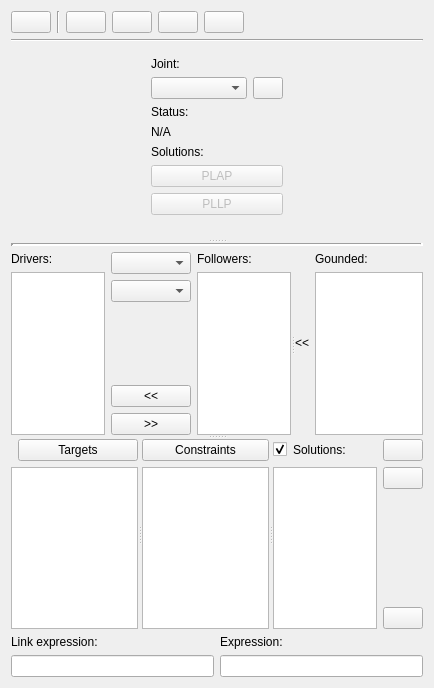
<?xml version="1.0" encoding="UTF-8"?>
<ui version="4.0">
 <class>Form</class>
 <widget class="QWidget" name="Form">
  <property name="geometry">
   <rect>
    <x>0</x>
    <y>0</y>
    <width>434</width>
    <height>688</height>
   </rect>
  </property>
  <property name="windowTitle">
   <string>Form</string>
  </property>
  <property name="windowIcon">
   <iconset resource="../../../icons.qrc">
    <normaloff>:/icons/ti.png</normaloff>:/icons/ti.png</iconset>
  </property>
  <layout class="QVBoxLayout" name="verticalLayout_12">
   <item>
    <layout class="QHBoxLayout" name="horizontalLayout_4">
     <item>
      <widget class="QPushButton" name="add_collection_button">
       <property name="statusTip">
        <string>Turn this structure diagram back to structure collections.</string>
       </property>
       <property name="icon">
        <iconset resource="../../../icons.qrc">
         <normaloff>:/icons/structure.png</normaloff>:/icons/structure.png</iconset>
       </property>
      </widget>
     </item>
     <item>
      <widget class="Line" name="line_5">
       <property name="orientation">
        <enum>Qt::Vertical</enum>
       </property>
      </widget>
     </item>
     <item>
      <widget class="QPushButton" name="load_button">
       <property name="statusTip">
        <string>Triangular iteration data and common structure data collections.</string>
       </property>
       <property name="icon">
        <iconset resource="../../../icons.qrc">
         <normaloff>:/icons/collections.png</normaloff>:/icons/collections.png</iconset>
       </property>
      </widget>
     </item>
     <item>
      <widget class="QPushButton" name="clear_button">
       <property name="statusTip">
        <string>Create a new iteration profile.</string>
       </property>
       <property name="icon">
        <iconset resource="../../../icons.qrc">
         <normaloff>:/icons/clean.png</normaloff>:/icons/clean.png</iconset>
       </property>
      </widget>
     </item>
     <item>
      <widget class="QPushButton" name="save_button">
       <property name="statusTip">
        <string>Save this iteration profile to data collections.</string>
       </property>
       <property name="icon">
        <iconset resource="../../../icons.qrc">
         <normaloff>:/icons/save_file.png</normaloff>:/icons/save_file.png</iconset>
       </property>
      </widget>
     </item>
     <item>
      <widget class="QPushButton" name="clipboard_button">
       <property name="statusTip">
        <string>Save this iteration profile to clipboard as a string.</string>
       </property>
       <property name="icon">
        <iconset resource="../../../icons.qrc">
         <normaloff>:/icons/copy.png</normaloff>:/icons/copy.png</iconset>
       </property>
      </widget>
     </item>
     <item>
      <spacer name="horizontalSpacer">
       <property name="orientation">
        <enum>Qt::Horizontal</enum>
       </property>
       <property name="sizeHint" stdset="0">
        <size>
         <width>40</width>
         <height>20</height>
        </size>
       </property>
      </spacer>
     </item>
    </layout>
   </item>
   <item>
    <widget class="Line" name="line">
     <property name="orientation">
      <enum>Qt::Horizontal</enum>
     </property>
    </widget>
   </item>
   <item>
    <widget class="QSplitter" name="splitter">
     <property name="orientation">
      <enum>Qt::Vertical</enum>
     </property>
     <widget class="QWidget" name="horizontalLayoutWidget">
      <layout class="QHBoxLayout" name="main_layout">
       <property name="spacing">
        <number>0</number>
       </property>
       <item>
        <widget class="QWidget" name="joint_panel" native="true">
         <property name="maximumSize">
          <size>
           <width>150</width>
           <height>16777215</height>
          </size>
         </property>
         <layout class="QVBoxLayout" name="verticalLayout_6">
          <item>
           <widget class="QLabel" name="joint_name_label">
            <property name="text">
             <string>Joint:</string>
            </property>
           </widget>
          </item>
          <item>
           <layout class="QHBoxLayout" name="horizontalLayout_5">
            <item>
             <widget class="QComboBox" name="joint_name">
              <property name="statusTip">
               <string>Choose a joint tag to see it's status.</string>
              </property>
             </widget>
            </item>
            <item>
             <widget class="QPushButton" name="add_customization">
              <property name="maximumSize">
               <size>
                <width>30</width>
                <height>16777215</height>
               </size>
              </property>
              <property name="statusTip">
               <string>Customize joints and multiple joints option interface.</string>
              </property>
              <property name="icon">
               <iconset resource="../../../icons.qrc">
                <normaloff>:/icons/properties.png</normaloff>:/icons/properties.png</iconset>
              </property>
             </widget>
            </item>
           </layout>
          </item>
          <item>
           <widget class="QLabel" name="status_show_label">
            <property name="text">
             <string>Status:</string>
            </property>
           </widget>
          </item>
          <item>
           <widget class="QLabel" name="status_show">
            <property name="statusTip">
             <string>Each joint should have a solution to find out it's position.</string>
            </property>
            <property name="text">
             <string>N/A</string>
            </property>
           </widget>
          </item>
          <item>
           <widget class="QLabel" name="solution_label">
            <property name="text">
             <string>Solutions:</string>
            </property>
           </widget>
          </item>
          <item>
           <widget class="QPushButton" name="PLAP_solution">
            <property name="enabled">
             <bool>false</bool>
            </property>
            <property name="text">
             <string>PLAP</string>
            </property>
           </widget>
          </item>
          <item>
           <widget class="QPushButton" name="PLLP_solution">
            <property name="enabled">
             <bool>false</bool>
            </property>
            <property name="text">
             <string>PLLP</string>
            </property>
           </widget>
          </item>
          <item>
           <spacer name="verticalSpacer">
            <property name="orientation">
             <enum>Qt::Vertical</enum>
            </property>
            <property name="sizeHint" stdset="0">
             <size>
              <width>20</width>
              <height>40</height>
             </size>
            </property>
           </spacer>
          </item>
         </layout>
        </widget>
       </item>
      </layout>
     </widget>
     <widget class="QWidget" name="verticalLayoutWidget_2">
      <layout class="QVBoxLayout" name="verticalLayout_7">
       <item>
        <widget class="Line" name="line_3">
         <property name="lineWidth">
          <number>3</number>
         </property>
         <property name="orientation">
          <enum>Qt::Horizontal</enum>
         </property>
        </widget>
       </item>
       <item>
        <widget class="QSplitter" name="splitter_4">
         <property name="orientation">
          <enum>Qt::Vertical</enum>
         </property>
         <widget class="QSplitter" name="splitter_3">
          <property name="orientation">
           <enum>Qt::Horizontal</enum>
          </property>
          <widget class="QWidget" name="layoutWidget">
           <layout class="QHBoxLayout" name="horizontalLayout">
            <item>
             <layout class="QVBoxLayout" name="verticalLayout_2">
              <item>
               <widget class="QLabel" name="driver_label">
                <property name="text">
                 <string>Drivers:</string>
                </property>
               </widget>
              </item>
              <item>
               <widget class="QListWidget" name="driver_list">
                <property name="statusTip">
                 <string>These joints will setup an revolute input. The number of them as same as DOF.</string>
                </property>
               </widget>
              </item>
             </layout>
            </item>
            <item>
             <layout class="QVBoxLayout" name="verticalLayout_11">
              <item>
               <widget class="QComboBox" name="driver_base"/>
              </item>
              <item>
               <widget class="QComboBox" name="driver_rotator"/>
              </item>
              <item>
               <spacer name="verticalSpacer_3">
                <property name="orientation">
                 <enum>Qt::Vertical</enum>
                </property>
                <property name="sizeHint" stdset="0">
                 <size>
                  <width>20</width>
                  <height>40</height>
                 </size>
                </property>
               </spacer>
              </item>
              <item>
               <widget class="QPushButton" name="driver_add">
                <property name="text">
                 <string>&lt;&lt;</string>
                </property>
               </widget>
              </item>
              <item>
               <widget class="QPushButton" name="follower_add">
                <property name="text">
                 <string>&gt;&gt;</string>
                </property>
               </widget>
              </item>
             </layout>
            </item>
            <item>
             <layout class="QVBoxLayout" name="verticalLayout_4">
              <item>
               <widget class="QLabel" name="follower_label">
                <property name="text">
                 <string>Followers:</string>
                </property>
               </widget>
              </item>
              <item>
               <widget class="QListWidget" name="follower_list">
                <property name="statusTip">
                 <string>These joints are on the grounded link, the position of them will generate. So they are don't need to have a solution.</string>
                </property>
               </widget>
              </item>
             </layout>
            </item>
           </layout>
          </widget>
          <widget class="QWidget" name="layoutWidget">
           <layout class="QHBoxLayout" name="horizontalLayout_2">
            <item>
             <widget class="QLabel" name="label">
              <property name="text">
               <string>&lt;&lt;</string>
              </property>
             </widget>
            </item>
            <item>
             <layout class="QVBoxLayout" name="verticalLayout_15">
              <item>
               <widget class="QLabel" name="grounded_label">
                <property name="text">
                 <string>Gounded:</string>
                </property>
               </widget>
              </item>
              <item>
               <widget class="QListWidget" name="grounded_list">
                <property name="statusTip">
                 <string>Set a link as the ground. Existing solutions will be reset.</string>
                </property>
               </widget>
              </item>
             </layout>
            </item>
           </layout>
          </widget>
         </widget>
         <widget class="QSplitter" name="splitter_2">
          <property name="orientation">
           <enum>Qt::Horizontal</enum>
          </property>
          <widget class="QWidget" name="layoutWidget">
           <layout class="QVBoxLayout" name="verticalLayout_3">
            <item>
             <layout class="QHBoxLayout" name="horizontalLayout_7">
              <property name="spacing">
               <number>0</number>
              </property>
              <item>
               <widget class="QLabel" name="target_label">
                <property name="sizePolicy">
                 <sizepolicy hsizetype="Fixed" vsizetype="Preferred">
                  <horstretch>0</horstretch>
                  <verstretch>0</verstretch>
                 </sizepolicy>
                </property>
               </widget>
              </item>
              <item>
               <widget class="QPushButton" name="target_button">
                <property name="text">
                 <string>Targets</string>
                </property>
               </widget>
              </item>
             </layout>
            </item>
            <item>
             <widget class="QListWidget" name="target_list">
              <property name="statusTip">
               <string>Target points will match as the target path of dimensional synthesis.</string>
              </property>
             </widget>
            </item>
           </layout>
          </widget>
          <widget class="QWidget" name="layoutWidget">
           <layout class="QVBoxLayout" name="verticalLayout_5">
            <item>
             <widget class="QPushButton" name="constraints_button">
              <property name="text">
               <string>Constraints</string>
              </property>
             </widget>
            </item>
            <item>
             <widget class="QListWidget" name="constraint_list">
              <property name="statusTip">
               <string>Four bar loop to apply Gruebler's Equation.</string>
              </property>
             </widget>
            </item>
           </layout>
          </widget>
          <widget class="QWidget" name="layoutWidget">
           <layout class="QVBoxLayout" name="verticalLayout_10">
            <item>
             <layout class="QHBoxLayout" name="horizontalLayout_6">
              <item>
               <widget class="QCheckBox" name="show_solutions">
                <property name="sizePolicy">
                 <sizepolicy hsizetype="Fixed" vsizetype="Fixed">
                  <horstretch>0</horstretch>
                  <verstretch>0</verstretch>
                 </sizepolicy>
                </property>
                <property name="statusTip">
                 <string>Show triangle sketch on preview window.</string>
                </property>
                <property name="checked">
                 <bool>true</bool>
                </property>
               </widget>
              </item>
              <item>
               <widget class="QLabel" name="expression_list_label">
                <property name="text">
                 <string>Solutions:</string>
                </property>
               </widget>
              </item>
              <item>
               <spacer name="horizontalSpacer_2">
                <property name="orientation">
                 <enum>Qt::Horizontal</enum>
                </property>
                <property name="sizeHint" stdset="0">
                 <size>
                  <width>40</width>
                  <height>20</height>
                 </size>
                </property>
               </spacer>
              </item>
              <item>
               <widget class="QPushButton" name="expression_auto">
                <property name="statusTip">
                 <string>Auto configure solutions.</string>
                </property>
                <property name="icon">
                 <iconset resource="../../../icons.qrc">
                  <normaloff>:/icons/guide.png</normaloff>:/icons/guide.png</iconset>
                </property>
               </widget>
              </item>
             </layout>
            </item>
            <item>
             <layout class="QHBoxLayout" name="horizontalLayout_8">
              <item>
               <widget class="QListWidget" name="expression_list">
                <property name="statusTip">
                 <string>Solutions to find all the positions of joints.</string>
                </property>
               </widget>
              </item>
              <item>
               <layout class="QVBoxLayout" name="verticalLayout_9">
                <item>
                 <widget class="QPushButton" name="expression_clear">
                  <property name="statusTip">
                   <string>Clear all the solutions.</string>
                  </property>
                  <property name="icon">
                   <iconset resource="../../../icons.qrc">
                    <normaloff>:/icons/clean.png</normaloff>:/icons/clean.png</iconset>
                  </property>
                 </widget>
                </item>
                <item>
                 <spacer name="verticalSpacer_2">
                  <property name="orientation">
                   <enum>Qt::Vertical</enum>
                  </property>
                  <property name="sizeHint" stdset="0">
                   <size>
                    <width>20</width>
                    <height>40</height>
                   </size>
                  </property>
                 </spacer>
                </item>
                <item>
                 <widget class="QPushButton" name="expression_pop">
                  <property name="statusTip">
                   <string>Remove the last solution.</string>
                  </property>
                  <property name="icon">
                   <iconset resource="../../../icons.qrc">
                    <normaloff>:/icons/arrow_up.png</normaloff>:/icons/arrow_up.png</iconset>
                  </property>
                 </widget>
                </item>
               </layout>
              </item>
             </layout>
            </item>
           </layout>
          </widget>
         </widget>
        </widget>
       </item>
       <item>
        <layout class="QHBoxLayout" name="horizontalLayout_3">
         <item>
          <layout class="QVBoxLayout" name="verticalLayout">
           <item>
            <widget class="QLabel" name="link_expression_label">
             <property name="text">
              <string>Link expression:</string>
             </property>
            </widget>
           </item>
           <item>
            <widget class="QLineEdit" name="link_expr_show">
             <property name="statusTip">
              <string>Link relative expression.</string>
             </property>
             <property name="readOnly">
              <bool>true</bool>
             </property>
            </widget>
           </item>
          </layout>
         </item>
         <item>
          <layout class="QVBoxLayout" name="verticalLayout_8">
           <item>
            <widget class="QLabel" name="expression_label">
             <property name="text">
              <string>Expression:</string>
             </property>
            </widget>
           </item>
           <item>
            <widget class="QLineEdit" name="expr_show">
             <property name="statusTip">
              <string>Triangular iteration expression.</string>
             </property>
             <property name="readOnly">
              <bool>true</bool>
             </property>
            </widget>
           </item>
          </layout>
         </item>
        </layout>
       </item>
      </layout>
     </widget>
    </widget>
   </item>
  </layout>
  <zorder>splitter</zorder>
  <zorder></zorder>
  <zorder>line</zorder>
 </widget>
 <resources>
  <include location="../../../icons.qrc"/>
 </resources>
 <connections/>
</ui>
